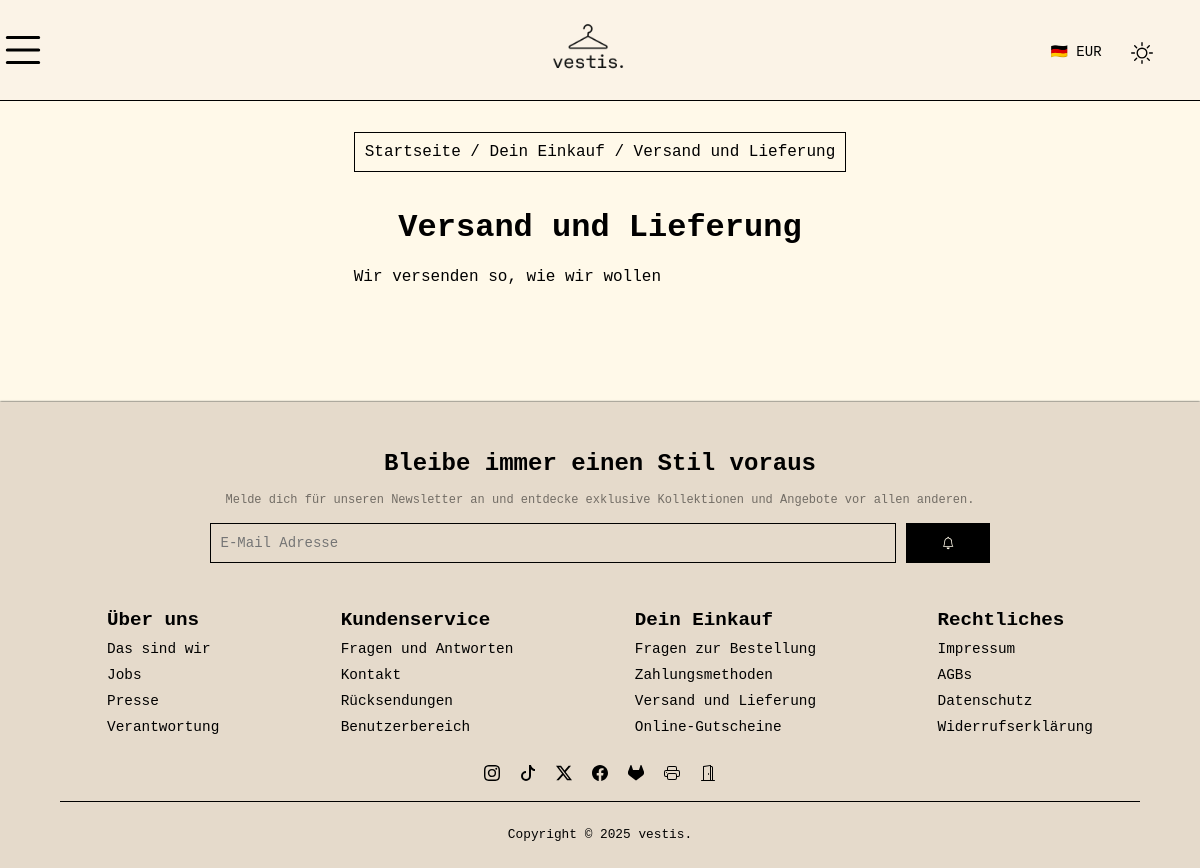
Before: /your-purchase/shipment with the older database file.
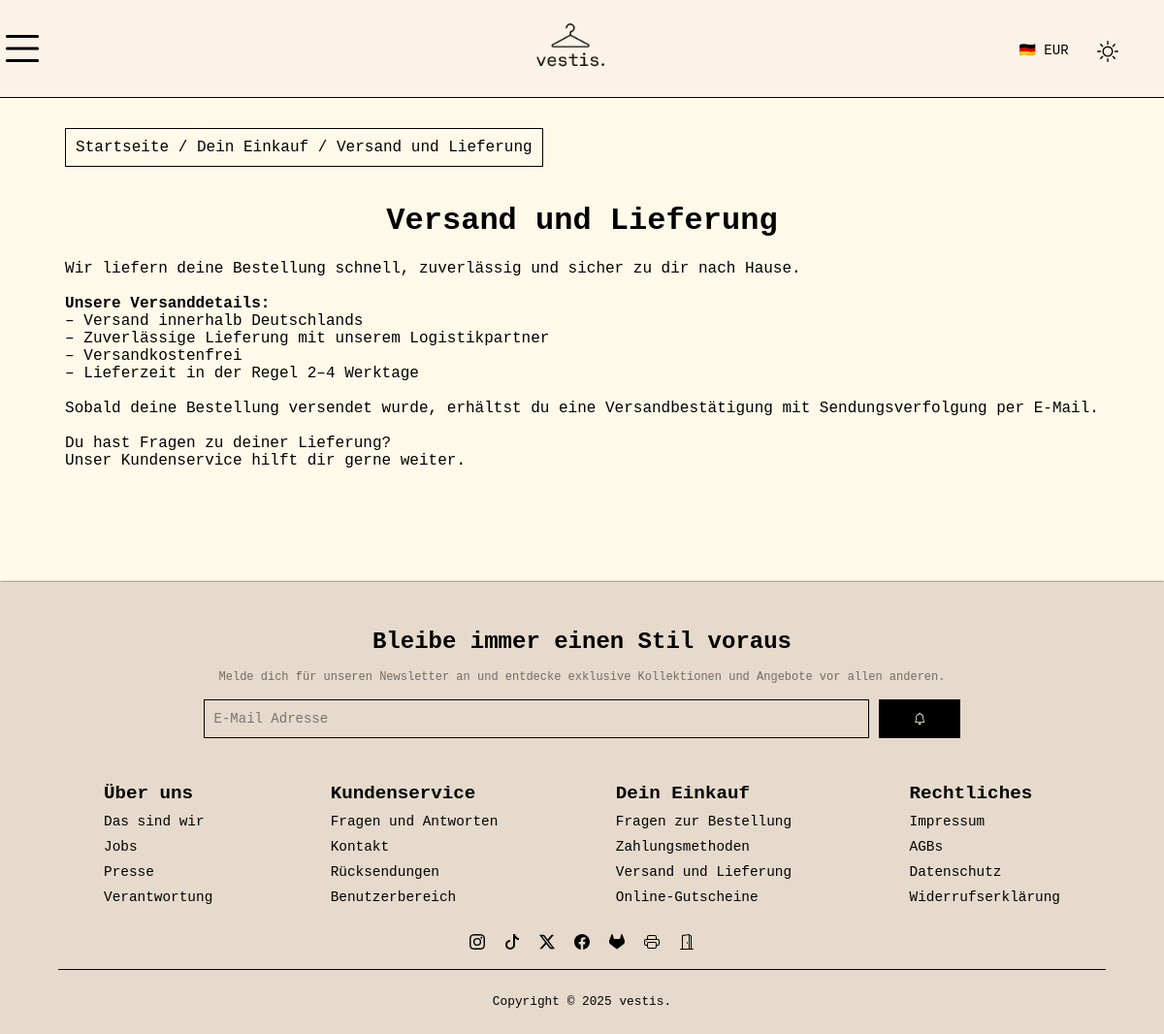
After: the same page with the newer database file.
### tables this page shows
CREATE TABLE `globalConfig` (
  `attribute` varchar(255) NOT NULL,
  `value` text DEFAULT NULL
);

### controller/YourPurchaseController.php (called while the page is built, shortened)
<?php
class YourPurchaseController
{
    public function shipment(): void
    {
        require_once __DIR__.'/../views/your-purchase/shipment.php';
    }
}

### Kernel.php (called while the page is built, shortened)
<?php
class Kernel
{
    public function run(): void
    {
        $this->handleRoute();
    }
    private function handleRoute(): void
    {
        $routes = require __DIR__.'/routes.php';
        $pathname = PathUtility::getPathname();
        [$controllerClass, $method] = $routes[$pathname];
        $controller = new $controllerClass();
        try {
            $controller->$method();
        } catch (Throwable $exception) {
            ob_end_clean();
            $errorMessage = $exception->getMessage();
            $acceptHeader = $_SERVER['HTTP_ACCEPT'] ?? null;
            if (str_contains($acceptHeader, 'application/json')) {
                header('Content-type: application/json');
                echo json_encode(['errorMessage' => $errorMessage]);
            } else {
                require_once __DIR__.'/views/error.php';
            }
        }
    }
}

### public/router.php (called while the page is built)
<?php
require_once __DIR__ ."/../autoload.php";
require_once __DIR__ ."/../Kernel.php";
(new Kernel())->run();

### database/Repositories/QueryAbstraction.php (called while the page is built, shortened)
<?php
class QueryAbstraction
{
    public static function fetchOneAs(?string $className, string $query, array $params = []): mixed
    {
        $newQuery = sprintf("%s LIMIT 1", $query);
        $statement = QueryAbstraction::prepareAndExecuteStatement($newQuery, $params);
        $assoc =  $statement->fetch(\PDO::FETCH_ASSOC) ?? null;
        if (null !== $assoc && false !== $assoc && $className !== null) {
            return self::convertAssocToClass($className, $assoc);
        }
        return null;
    }
    private static function prepareAndExecuteStatement(string $query, array $params = []): \PDOStatement
    {
        $connection = $GLOBALS['dbConnection'];
        $normalizedParams = self::normalizeParams($query, $params);
        try {
            $statement = $connection->prepare($query);
            self::bindParams($statement, $normalizedParams);
            $statement->execute();
        } catch (\PDOException $e) {
            throw new DatabaseException($e->getMessage(), is_int($e->getCode()) ? $e->getCode() : -1, $e);
        }
        return $statement;
    }
    private static function convertAssocToClass(string $className, array $assoc): mixed
    {
        $reflectionClass = new \ReflectionClass($className);
        try {
            $instance = $reflectionClass->newInstance();
        } catch (\ReflectionException $e) {
            throw new DatabaseException($e->getMessage(), $e->getCode(), $e);
        }
        foreach ($assoc as $key => $value) {
            if ($reflectionClass->hasProperty($key)) {
                $property = $reflectionClass->getProperty($key);
                $type = $property->getType();
                if (is_string($value)) {
                    $value = preg_replace('/^[\s\p{Z}\x00-\x1F]+|[\s\p{Z}\x00-\x1F\x7F]+$/u', '', $value);
                }
            }
        }
        return $instance;
    }
    private static function normalizeParams(string &$query, array $params): array
    {
        $normalizedParams = [];
        foreach ($params as $key => $value) {
            if (is_array($value)) {
                $newParams = [];
                if (count($value) === 0) {
                    $normalizedParams[$key] = null;
                } else {
                    foreach ($value as $i => $subValue) {
                        $newParams["{$key}_$i"] = $subValue;
                    }
                    $newQueryParamArray = array_map(fn (string $param) => sprintf(":%s", $param), array_keys($newParams));
                    $query = str_replace(':' . $key, sprintf('(%s)', implode(', ', $newQueryParamArray)), $query);
                    $normalizedParams = array_merge($normalizedParams, $newParams);
                }
            } else {
                $normalizedParams[$key] = $value;
            }
        }
        return $normalizedParams;
    }
    private static function bindParams(\PDOStatement &$stmt, array $params): void
    {
        foreach ($params as $key => $value) {
            if (is_bool($value)) {
                $stmt->bindValue($key, $value, \PDO::PARAM_BOOL);
            } else {
                $stmt->bindValue($key, $value);
            }
        }
    }
}

### database/Repositories/GlobalConfigRepository.php (called while the page is built, shortened)
<?php
class GlobalConfigRepository
{
    public static function getValue(string $attribute): ?string
    {
        $config = self::findByAttribute($attribute);
        return $config?->value;
    }
    public static function findByAttribute(string $attribute): ?GlobalConfig
    {
        return QueryAbstraction::fetchOneAs(GlobalConfig::class, "SELECT * FROM globalConfig WHERE attribute = :attr", ["attr" => $attribute]);
    }
}

### autoload.php (called while the page is built, shortened)
<?php
spl_autoload_register(function ($class) {
    $prefixes = [
        'Vestis\\Database\\' => __DIR__ . '/database/',
        'Vestis\\Service\\' => __DIR__ . '/service/',
        'Vestis\\Exception\\' => __DIR__ . '/exception/',
        'Vestis\\Controller\\' => __DIR__ . '/controller/',
        'Vestis\\Utility\\' => __DIR__ . '/utility/',
    ];
    foreach ($prefixes as $prefix => $baseDir) {
        $len = strlen($prefix);
        if (strncmp($prefix, $class, $len) !== 0) {
            continue;
        }
        $relativeClass = substr($class, $len);
        $file = $baseDir . str_replace('\\', '/', $relativeClass) . '.php';
        if (file_exists($file)) {
            return;
        }
    }
});

### views/your-purchase/shipment.php (the view, shortened to what the changed rows need)
<!DOCTYPE html>
<html lang="de">
<head>
    <?php include(__DIR__."/../../components/head.php"); ?>
</head>
<body>
<main>
    <?php include(__DIR__."/../../components/breadcrumbs.php"); ?>
    <h1>Versand und Lieferung</h1>
    <section>
        <?= \Vestis\Database\Repositories\GCR::getValue('SHIPMENT_CONTENT') ?>
    </section>
</main>
<?php include(__DIR__."/../../components/footer.php"); ?>
</body>
</html>

Changed rows visible on the page:
no longer on this page (row edited): globalconfig: value "Wir versenden so, wie wir wollen"
Other visible differences:
text now shown: "Wir liefern deine Bestellung schnell, zuverlässig und sicher zu dir nach Hause. Unsere Versanddetails: – Versand innerhalb Deutschlands – Zuverlässige Lieferung mit unserem Logistikpartner – Versandkostenfrei – Lieferzeit in der Regel 2–4 Werktage Sobald deine Bestellung versendet wurde, erhältst du eine Versandbestätigung mit Sendungsverfolgung per E-Mail. Du hast Fragen zu deiner Lieferung? Unser Kundenservice hilft dir gerne weiter."
